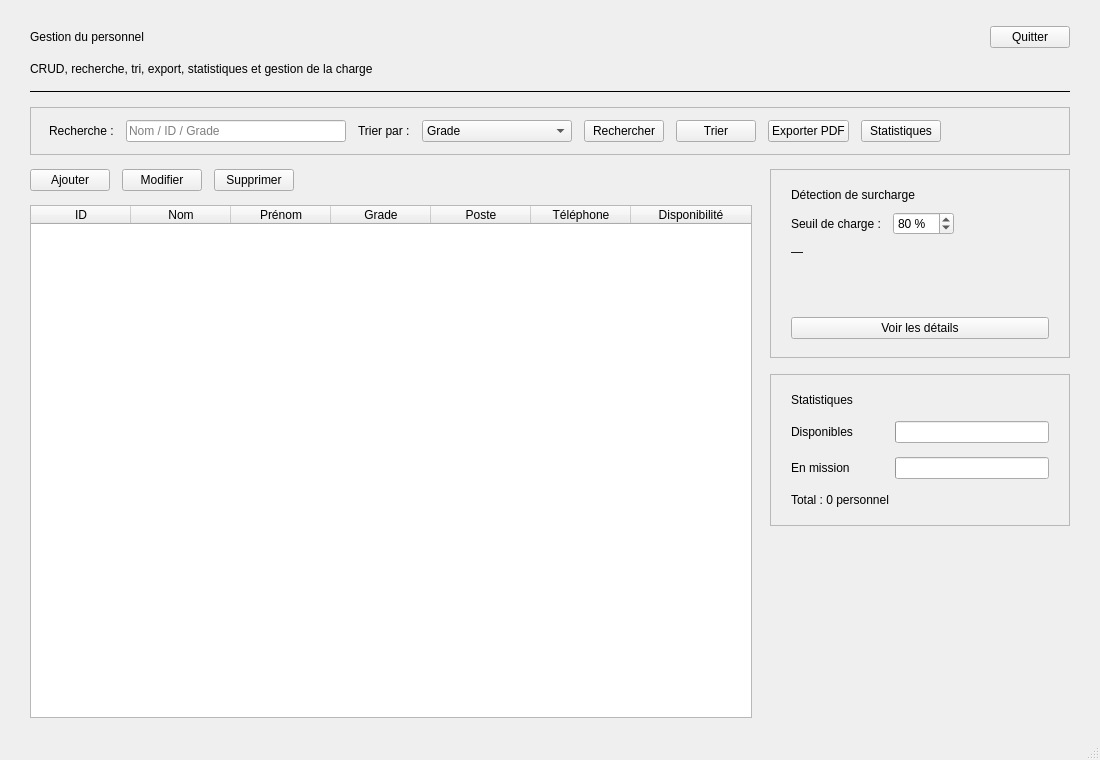
<?xml version="1.0" ?>
<ui version="4.0">
 <class>GPersonnel</class>
 <widget class="QMainWindow" name="GPersonnel">
  <property name="geometry">
   <rect>
    <x>0</x>
    <y>0</y>
    <width>1100</width>
    <height>760</height>
   </rect>
  </property>
  <property name="windowTitle">
   <string>Smart Fire Station - Gestion du personnel</string>
  </property>
  <property name="minimumSize">
   <size>
    <width>1000</width>
    <height>700</height>
   </size>
  </property>
  <widget class="QWidget" name="centralwidget">
   <layout class="QVBoxLayout" name="verticalLayoutPersonnel">
    <property name="spacing">
     <number>14</number>
    </property>
    <property name="leftMargin">
     <number>30</number>
    </property>
    <property name="topMargin">
     <number>26</number>
    </property>
    <property name="rightMargin">
     <number>30</number>
    </property>
    <property name="bottomMargin">
     <number>20</number>
    </property>
    <item>
     <layout class="QHBoxLayout" name="horizontalLayoutHeaderPersonnel">
      <item>
       <widget class="QLabel" name="labelPersonnelTitle">
        <property name="text">
         <string>Gestion du personnel</string>
        </property>
        <property name="class" stdset="0">
         <string>pageTitle</string>
        </property>
       </widget>
      </item>
      <item>
       <spacer name="spacerHeaderPersonnel">
        <property name="orientation">
         <enum>Qt::Horizontal</enum>
        </property>
        <property name="sizeHint" stdset="0">
         <size>
          <width>40</width>
          <height>20</height>
         </size>
        </property>
       </spacer>
      </item>
      <item>
       <widget class="QPushButton" name="btnQuitterPersonnel">
        <property name="text">
         <string>Quitter</string>
        </property>
        <property name="class" stdset="0">
         <string>btnSecondary</string>
        </property>
        <property name="cursor">
         <cursorShape>PointingHandCursor</cursorShape>
        </property>
       </widget>
      </item>
     </layout>
    </item>
    <item>
     <widget class="QLabel" name="labelPersonnelSubtitle">
      <property name="text">
       <string>CRUD, recherche, tri, export, statistiques et gestion de la charge</string>
      </property>
      <property name="class" stdset="0">
       <string>pageSubtitle</string>
      </property>
     </widget>
    </item>
    <item>
     <widget class="QFrame" name="linePersonnel">
      <property name="frameShape">
       <enum>QFrame::HLine</enum>
      </property>
      <property name="frameShadow">
       <enum>QFrame::Plain</enum>
      </property>
      <property name="class" stdset="0">
       <string>separator</string>
      </property>
     </widget>
    </item>
    <item>
     <widget class="QFrame" name="frameToolbarPersonnel">
      <property name="class" stdset="0">
       <string>card</string>
      </property>
      <property name="frameShape">
       <enum>QFrame::StyledPanel</enum>
      </property>
      <property name="frameShadow">
       <enum>QFrame::Plain</enum>
      </property>
      <layout class="QHBoxLayout" name="horizontalLayoutToolbarPersonnel">
       <property name="spacing">
        <number>12</number>
       </property>
       <property name="leftMargin">
        <number>18</number>
       </property>
       <property name="topMargin">
        <number>12</number>
       </property>
       <property name="rightMargin">
        <number>18</number>
       </property>
       <property name="bottomMargin">
        <number>12</number>
       </property>
       <item>
        <widget class="QLabel" name="labelRecherchePersonnel">
         <property name="text">
          <string>Recherche :</string>
         </property>
        </widget>
       </item>
       <item>
        <widget class="QLineEdit" name="lineEditRecherchePersonnel">
         <property name="placeholderText">
          <string>Nom / ID / Grade</string>
         </property>
         <property name="clearButtonEnabled">
          <bool>true</bool>
         </property>
         <property name="minimumSize">
          <size>
           <width>220</width>
           <height>0</height>
          </size>
         </property>
        </widget>
       </item>
       <item>
        <widget class="QLabel" name="labelTriPersonnel">
         <property name="text">
          <string>Trier par :</string>
         </property>
        </widget>
       </item>
       <item>
        <widget class="QComboBox" name="comboTriPersonnel">
         <property name="minimumSize">
          <size>
           <width>150</width>
           <height>0</height>
          </size>
         </property>
         <item>
          <property name="text">
           <string>Grade</string>
          </property>
         </item>
         <item>
          <property name="text">
           <string>Disponibilité</string>
          </property>
         </item>
         <item>
          <property name="text">
           <string>Nom</string>
          </property>
         </item>
        </widget>
       </item>
       <item>
        <widget class="QPushButton" name="btnRechercherPersonnel">
         <property name="text">
          <string>Rechercher</string>
         </property>
         <property name="class" stdset="0">
          <string>btnPrimary</string>
         </property>
         <property name="cursor">
          <cursorShape>PointingHandCursor</cursorShape>
         </property>
        </widget>
       </item>
       <item>
        <widget class="QPushButton" name="btnTrierPersonnel">
         <property name="text">
          <string>Trier</string>
         </property>
         <property name="class" stdset="0">
          <string>btnSecondary</string>
         </property>
         <property name="cursor">
          <cursorShape>PointingHandCursor</cursorShape>
         </property>
        </widget>
       </item>
       <item>
        <widget class="QPushButton" name="btnExportPersonnel">
         <property name="text">
          <string>Exporter PDF</string>
         </property>
         <property name="class" stdset="0">
          <string>btnSecondary</string>
         </property>
         <property name="cursor">
          <cursorShape>PointingHandCursor</cursorShape>
         </property>
        </widget>
       </item>
       <item>
        <widget class="QPushButton" name="btnStatsPersonnel">
         <property name="text">
          <string>Statistiques</string>
         </property>
         <property name="class" stdset="0">
          <string>btnSecondary</string>
         </property>
         <property name="cursor">
          <cursorShape>PointingHandCursor</cursorShape>
         </property>
        </widget>
       </item>
       <item>
        <spacer name="spacerToolbarPersonnel">
         <property name="orientation">
          <enum>Qt::Horizontal</enum>
         </property>
         <property name="sizeHint" stdset="0">
          <size>
           <width>40</width>
           <height>20</height>
          </size>
         </property>
        </spacer>
       </item>
      </layout>
     </widget>
    </item>
    <item>
     <layout class="QHBoxLayout" name="horizontalLayoutPersonnelBody" stretch="1,0">
      <property name="spacing">
       <number>18</number>
      </property>
      <item>
       <layout class="QVBoxLayout" name="verticalLayoutPersonnelLeft">
        <property name="spacing">
         <number>14</number>
        </property>
        <item>
         <layout class="QHBoxLayout" name="horizontalLayoutCrudPersonnel">
          <property name="spacing">
           <number>12</number>
          </property>
          <item>
           <widget class="QPushButton" name="btnAjouterPersonnel">
            <property name="text">
             <string>Ajouter</string>
            </property>
            <property name="class" stdset="0">
             <string>btnSuccess</string>
            </property>
            <property name="cursor">
             <cursorShape>PointingHandCursor</cursorShape>
            </property>
           </widget>
          </item>
          <item>
           <widget class="QPushButton" name="btnModifierPersonnel">
            <property name="text">
             <string>Modifier</string>
            </property>
            <property name="class" stdset="0">
             <string>btnSecondary</string>
            </property>
            <property name="cursor">
             <cursorShape>PointingHandCursor</cursorShape>
            </property>
           </widget>
          </item>
          <item>
           <widget class="QPushButton" name="btnSupprimerPersonnel">
            <property name="text">
             <string>Supprimer</string>
            </property>
            <property name="class" stdset="0">
             <string>btnDanger</string>
            </property>
            <property name="cursor">
             <cursorShape>PointingHandCursor</cursorShape>
            </property>
           </widget>
          </item>
          <item>
           <spacer name="spacerCrudPersonnel">
            <property name="orientation">
             <enum>Qt::Horizontal</enum>
            </property>
            <property name="sizeHint" stdset="0">
             <size>
              <width>40</width>
              <height>20</height>
             </size>
            </property>
           </spacer>
          </item>
         </layout>
        </item>
        <item>
         <widget class="QTableWidget" name="tableWidgetPersonnel">
          <property name="editTriggers">
           <enum>QAbstractItemView::NoEditTriggers</enum>
          </property>
          <property name="alternatingRowColors">
           <bool>true</bool>
          </property>
          <property name="selectionMode">
           <enum>QAbstractItemView::SingleSelection</enum>
          </property>
          <property name="selectionBehavior">
           <enum>QAbstractItemView::SelectRows</enum>
          </property>
          <property name="showGrid">
           <bool>false</bool>
          </property>
          <property name="columnCount">
           <number>7</number>
          </property>
          <attribute name="horizontalHeaderStretchLastSection">
           <bool>true</bool>
          </attribute>
          <attribute name="verticalHeaderVisible">
           <bool>false</bool>
          </attribute>
          <attribute name="horizontalHeaderHighlightSections">
           <bool>false</bool>
          </attribute>
          <column>
           <property name="text">
            <string>ID</string>
           </property>
          </column>
          <column>
           <property name="text">
            <string>Nom</string>
           </property>
          </column>
          <column>
           <property name="text">
            <string>Prénom</string>
           </property>
          </column>
          <column>
           <property name="text">
            <string>Grade</string>
           </property>
          </column>
          <column>
           <property name="text">
            <string>Poste</string>
           </property>
          </column>
          <column>
           <property name="text">
            <string>Téléphone</string>
           </property>
          </column>
          <column>
           <property name="text">
            <string>Disponibilité</string>
           </property>
          </column>
         </widget>
        </item>
       </layout>
      </item>
      <item>
       <layout class="QVBoxLayout" name="verticalLayoutPersonnelRight">
        <property name="spacing">
         <number>16</number>
        </property>
        <item>
         <widget class="QFrame" name="frameSurcharge">
          <property name="class" stdset="0">
           <string>card</string>
          </property>
          <property name="frameShape">
           <enum>QFrame::StyledPanel</enum>
          </property>
          <property name="frameShadow">
           <enum>QFrame::Plain</enum>
          </property>
          <property name="minimumSize">
           <size>
            <width>300</width>
            <height>0</height>
           </size>
          </property>
          <property name="maximumSize">
           <size>
            <width>340</width>
            <height>16777215</height>
           </size>
          </property>
          <layout class="QVBoxLayout" name="verticalLayoutSurcharge">
           <property name="spacing">
            <number>10</number>
           </property>
           <property name="leftMargin">
            <number>20</number>
           </property>
           <property name="topMargin">
            <number>18</number>
           </property>
           <property name="rightMargin">
            <number>20</number>
           </property>
           <property name="bottomMargin">
            <number>18</number>
           </property>
           <item>
            <widget class="QLabel" name="labelSurchargeTitle">
             <property name="text">
              <string>Détection de surcharge</string>
             </property>
             <property name="class" stdset="0">
              <string>cardTitle</string>
             </property>
            </widget>
           </item>
           <item>
            <layout class="QHBoxLayout" name="horizontalLayoutSeuil">
             <property name="spacing">
              <number>12</number>
             </property>
             <item>
              <widget class="QLabel" name="labelSeuil">
               <property name="text">
                <string>Seuil de charge :</string>
               </property>
              </widget>
             </item>
             <item>
              <widget class="QSpinBox" name="spinSeuil">
               <property name="suffix">
                <string> %</string>
               </property>
               <property name="minimum">
                <number>10</number>
               </property>
               <property name="maximum">
                <number>100</number>
               </property>
               <property name="singleStep">
                <number>5</number>
               </property>
               <property name="value">
                <number>80</number>
               </property>
              </widget>
             </item>
             <item>
              <spacer name="spacerSeuil">
               <property name="orientation">
                <enum>Qt::Horizontal</enum>
               </property>
               <property name="sizeHint" stdset="0">
                <size>
                 <width>40</width>
                 <height>20</height>
                </size>
               </property>
              </spacer>
             </item>
            </layout>
           </item>
           <item>
            <widget class="QLabel" name="labelSurchargeNom">
             <property name="text">
              <string>—</string>
             </property>
            </widget>
           </item>
           <item>
            <widget class="QLabel" name="labelSurchargeCharge">
             <property name="text">
              <string/>
             </property>
             <property name="class" stdset="0">
              <string>textDanger</string>
             </property>
            </widget>
           </item>
           <item>
            <widget class="QLabel" name="labelSurchargeEtat">
             <property name="text">
              <string/>
             </property>
             <property name="class" stdset="0">
              <string>textDangerBold</string>
             </property>
            </widget>
           </item>
           <item>
            <widget class="QPushButton" name="btnDetailsSurcharge">
             <property name="text">
              <string>Voir les détails</string>
             </property>
             <property name="class" stdset="0">
              <string>btnDanger</string>
             </property>
             <property name="cursor">
              <cursorShape>PointingHandCursor</cursorShape>
             </property>
            </widget>
           </item>
          </layout>
         </widget>
        </item>
        <item>
         <widget class="QFrame" name="frameStatsPersonnel">
          <property name="class" stdset="0">
           <string>card</string>
          </property>
          <property name="frameShape">
           <enum>QFrame::StyledPanel</enum>
          </property>
          <property name="frameShadow">
           <enum>QFrame::Plain</enum>
          </property>
          <property name="minimumSize">
           <size>
            <width>300</width>
            <height>0</height>
           </size>
          </property>
          <property name="maximumSize">
           <size>
            <width>340</width>
            <height>16777215</height>
           </size>
          </property>
          <layout class="QVBoxLayout" name="verticalLayoutStatsPersonnel">
           <property name="spacing">
            <number>14</number>
           </property>
           <property name="leftMargin">
            <number>20</number>
           </property>
           <property name="topMargin">
            <number>18</number>
           </property>
           <property name="rightMargin">
            <number>20</number>
           </property>
           <property name="bottomMargin">
            <number>18</number>
           </property>
           <item>
            <widget class="QLabel" name="labelStatsPersonnelTitle">
             <property name="text">
              <string>Statistiques</string>
             </property>
             <property name="class" stdset="0">
              <string>cardTitle</string>
             </property>
            </widget>
           </item>
           <item>
            <layout class="QHBoxLayout" name="horizontalLayoutStatDispo">
             <property name="spacing">
              <number>14</number>
             </property>
             <item>
              <widget class="QLabel" name="labelStatDispo">
               <property name="text">
                <string>Disponibles</string>
               </property>
               <property name="minimumSize">
                <size>
                 <width>90</width>
                 <height>0</height>
                </size>
               </property>
               <property name="maximumSize">
                <size>
                 <width>90</width>
                 <height>16777215</height>
                </size>
               </property>
              </widget>
             </item>
             <item>
              <widget class="QProgressBar" name="progressStatDispo">
               <property name="maximum">
                <number>100</number>
               </property>
               <property name="value">
                <number>0</number>
               </property>
               <property name="textVisible">
                <bool>false</bool>
               </property>
               <property name="class" stdset="0">
                <string>barGreen</string>
               </property>
              </widget>
             </item>
            </layout>
           </item>
           <item>
            <layout class="QHBoxLayout" name="horizontalLayoutStatMission">
             <property name="spacing">
              <number>14</number>
             </property>
             <item>
              <widget class="QLabel" name="labelStatMission">
               <property name="text">
                <string>En mission</string>
               </property>
               <property name="minimumSize">
                <size>
                 <width>90</width>
                 <height>0</height>
                </size>
               </property>
               <property name="maximumSize">
                <size>
                 <width>90</width>
                 <height>16777215</height>
                </size>
               </property>
              </widget>
             </item>
             <item>
              <widget class="QProgressBar" name="progressStatMission">
               <property name="maximum">
                <number>100</number>
               </property>
               <property name="value">
                <number>0</number>
               </property>
               <property name="textVisible">
                <bool>false</bool>
               </property>
               <property name="class" stdset="0">
                <string>barOrange</string>
               </property>
              </widget>
             </item>
            </layout>
           </item>
           <item>
            <widget class="QLabel" name="labelTotalPersonnel">
             <property name="text">
              <string>Total : 0 personnel</string>
             </property>
             <property name="class" stdset="0">
              <string>cardDetail</string>
             </property>
            </widget>
           </item>
          </layout>
         </widget>
        </item>
        <item>
         <spacer name="spacerPersonnelRight">
          <property name="orientation">
           <enum>Qt::Vertical</enum>
          </property>
          <property name="sizeHint" stdset="0">
           <size>
            <width>20</width>
            <height>40</height>
           </size>
          </property>
         </spacer>
        </item>
       </layout>
      </item>
     </layout>
    </item>
   </layout>
  </widget>
  <widget class="QStatusBar" name="statusbar"/>
 </widget>
 <resources/>
 <connections/>
</ui>
